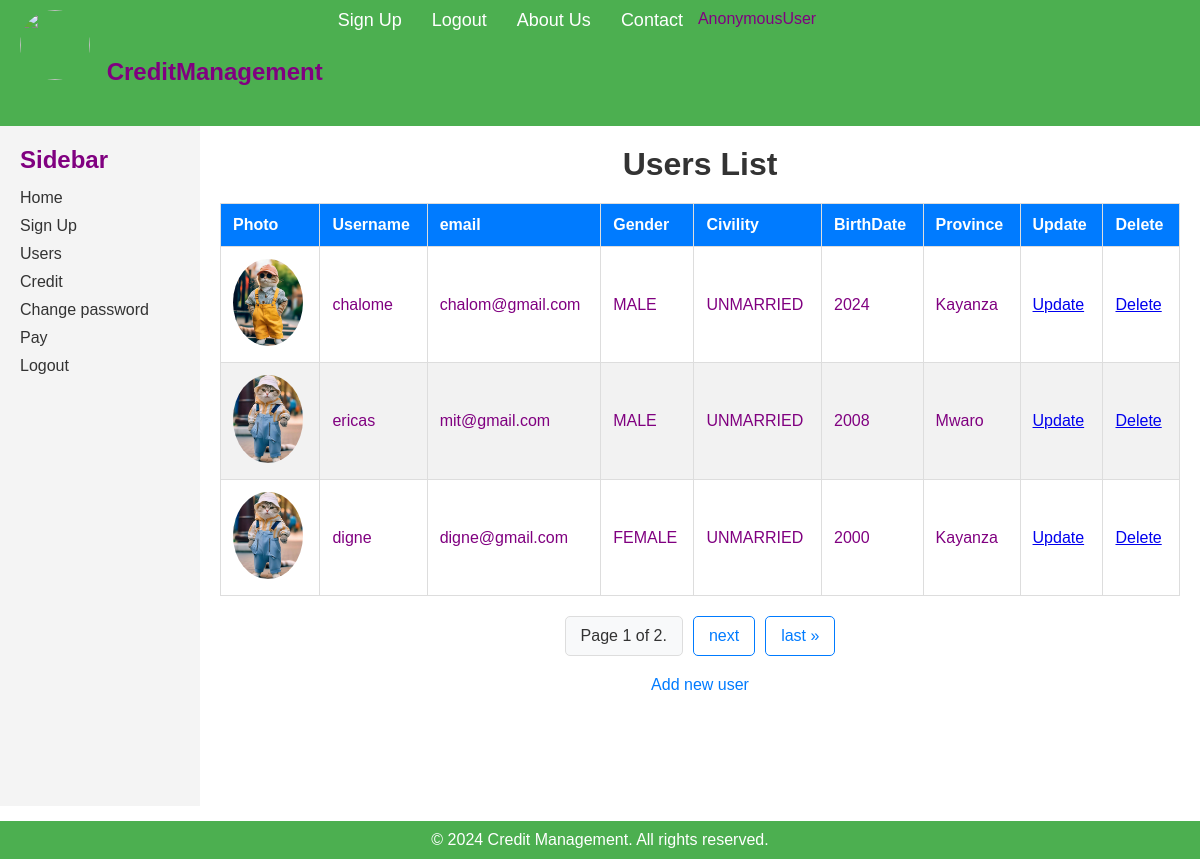
Screenshot of /user_list/ with the database file from the repository.
### authentication/models.py (models this page shows, shortened)
class CustomUser(AbstractUser):
    class Gender(models.TextChoices):
        MALE = 'MALE', 'Male'
        FEMALE = 'FEMALE', 'Female'
    class Civility(models.TextChoices):
        MARRIED = 'MARRIED', 'Married'  # Fixed spelling
        UNMARRIED = 'UNMARRIED', 'Unmarried'  # Fixed spelling
    PROVINCES = [
        ('Kayanza', 'Kayanza'),
        ('Mwaro', 'Mwaro'),
        ('Bururi', 'Bururi'),
        ('Bujumbura-Mairie', 'Bujumbura-Mairie'),
        ('Bujumbura-Rurale', 'Bujumbura-Rurale'),
        ('Gitega', 'Gitega'),
        ('Rutana', 'Rutana'),
        ('Ngozi', 'Ngozi'),
        ('Cibitoke', 'Cibitoke'),
        ('Muyinga', 'Muyinga'),
        ('Kirundo', 'Kirundo'),
        ('Rumonge', 'Rumonge'),
        ('Makamba', 'Makamba'),
        ('Karusi', 'Karusi'),
        ('Ruyigi', 'Ruyigi'),
        ('Bubanza', 'Bubanza'),
    ]
    gender = models.CharField(
        max_length=10,
        verbose_name='Gender',
        choices=Gender.choices  # Use .choices here
    )
    civility = models.CharField(
        max_length=30,
        verbose_name='Civility',
        choices=Civility.choices  # Use .choices here
    )
    province = models.CharField(
        max_length=30,
        verbose_name='Province',
        choices=PROVINCES
    )
    birth_year = models.PositiveIntegerField(
        verbose_name='Birth Year',
        choices=[(year, year) for year in range(1900, datetime.now().year + 1)],
        default=datetime.now().year
    )
    profile_photo = models.ImageField(verbose_name='Profile Photo')  # Specify upload_to

### authentication/views.py (the view)
# urls.py: path('user_list/',userListView.as_view(),name='user_list'),
class userListView(ListView):
	model=CustomUser
	template_name='authentication/users_list.html'
	paginate_by = 3

### authentication/templates/authentication/users_list.html (shortened to what this page needs)
{% extends "base.html" %}
{% block content %}
	<center>
		<h1>Users List</h1>
		<table class="user-table">
			<thead>
				<th>Photo</th>
				<th>Username</th>
				<th>email</th>
				<th>Gender</th>
				<th>Civility</th>
				<th>BirthDate</th>
				<th>Province</th>
				<th>Update</th>
				<th>Delete</th>
			</thead>
			<tbody>
				{% for user in object_list %}
					<tr>
						<td><img  width=70px style="border-radius:50%;" src={{ user.profile_photo.url }}></td>
						<td>{{ user.username }}</td>
						<td>{{ user.email }}</td>
						<td>{{ user.gender }}</td>
						<td>{{ user.civility }}</td>
						<td>{{ user.birth_year }}</td>
						<td>{{ user.province }}</td>
						<td><a href="{% url 'user_update' user.id %}">Update</a></td>
						<td><a href="{% url 'user_delete' user.id %}">Delete</a></td>
					</tr>
				{% endfor %}
			</tbody>
		</table>
		<div class="pagination">
    <span class="step-links">
        {% if is_paginated %}
            <span class="current">
                Page {{ page_obj.number }} of {{ page_obj.paginator.num_pages }}.
            </span>
            {% if page_obj.has_next %}
                <a href="?page={{ page_obj.next_page_number }}">next</a>
                <a href="?page={{ page_obj.paginator.num_pages }}">last &raquo;</a>
            {% endif %}
        {% endif %}
    </span>
</div>
<a class="back-link"  href="">Add new user</a>
	</center>
{% endblock content %}

### templates/base.html (shortened to what this page needs)
{% load static %}
<!DOCTYPE html>
<html lang="en">
<head>
    <link rel="stylesheet" href="{% static 'style.css' %}">
</head>
<body>
    <nav class="navbar">
        <div class="container">
            <div class="logo">
            <img  src={{ user.profile_photo.url }}>
            CreditManagement</div>
            <ul class="nav-links">
                <li><a href="{% url 'signup' %}">Sign Up</a></li>
                <li><a href="#">Logout</a></li>
                <li><a href="#about">About Us</a></li>
                <li><a href="#contact">Contact</a></li>
            </ul>
            <div class="user"><p>{{ user }}</p></div>
        </div>
    </nav>
    <div class="container">
        <aside class="sidebar">
            <h2>Sidebar</h2>
            <ul>
                <li><a href="{% url 'credit_home' %}">Home</a></li>
                <li><a href="{% url 'signup' %}">Sign Up</a></li>
                <li><a href="{% url 'user_list' %}">Users</a></li>
                <li><a href="{% url 'credit_create' %}">Credit</a></li>
                <li><a href="{% url 'change_password' %}">Change password</a></li>
                <li><a href="{% url 'logout' %}">Pay</a></li>
                <li><a href="{% url 'logout' %}">Logout</a></li>
            </ul>
        </aside>
        <main class="main-content">
            {% block content %}
            {% endblock content %}
        </main>
    </div>
    <footer class="footer">
        <p>&copy; 2024 Credit Management. All rights reserved.</p>
    </footer>
</body>
</html>

### static/style.css (style rules this page uses)
* { margin: 0; padding: 0; box-sizing: border-box; }
body { font-family: 'Arial', sans-serif; }
.navbar { background-color: #4CAF50; color: white; padding: 10px 20px; }
.container { display: flex; }
.logo { font-size: 24px; font-weight: bold; }
.logo img { width: 70px; height: 70px; border-radius: 50%; margin-right: 10px; }
.nav-links { list-style: none; display: flex; }
.nav-links li { margin: 0 15px; }
.nav-links a { color: white; text-decoration: none; font-size: 18px; transition: color 0.3s; }
.sidebar { width: 200px; height: 85vh; background-color: #f4f4f4; padding: 20px; }
.sidebar h2 { margin-bottom: 15px; }
.sidebar ul { list-style: none; }
.sidebar ul li { margin: 10px 0; }
.sidebar ul li a { text-decoration: none; color: #333; }
.main-content { flex: 1; padding: 20px; }
.footer { background-color: #4CAF50; color: white; text-align: center; padding: 10px 0; }
.user-table { width: 100%; border-collapse: collapse; margin: 20px 0; }
.user-table th, .user-table td { border: 1px solid #ddd; padding: 12px; text-align: left; }
.user-table th { background-color: #007bff; color: white; }
.user-table tr:nth-child(even) { background-color: #f2f2f2; }
.back-link { display: block; text-align: center; margin-top: 20px; color: #007BFF; text-decoration: none; }
.pagination { display: flex; justify-content: center; align-items: center; margin: 20px 0; }
.step-links { list-style: none; padding: 0; display: flex; }
.step-links a { text-decoration: none; color: #007bff; padding: 10px 15px; margin: 0 5px; border: 1px solid #007bff; border-radius: 5px; transition: background-color 0.3s, color 0.3s; }
.step-links .current { padding: 10px 15px; margin: 0 5px; border: 1px solid #ddd; border-radius: 5px; background-color: #f8f9fa; color: #333; }
h1 { text-align: center; color: #333; }
div { color: purple; margin-bottom: 15px; }

### rows the page displays
CustomUser: profile_photo (picture), username "chalome", email "chalom@gmail.com", gender "MALE", civility "UNMARRIED", birth_year "2024", province "Kayanza"
CustomUser: profile_photo (picture), username "ericas", email "mit@gmail.com", gender "MALE", civility "UNMARRIED", birth_year "2008", province "Mwaro"
CustomUser: profile_photo (picture), username "digne", email "digne@gmail.com", gender "FEMALE", civility "UNMARRIED", birth_year "2000", province "Kayanza"

### other values shown
{{ user }} "AnonymousUser"
{{ page_obj.number }} "1"
{{ page_obj.paginator.num_pages }} "2"
